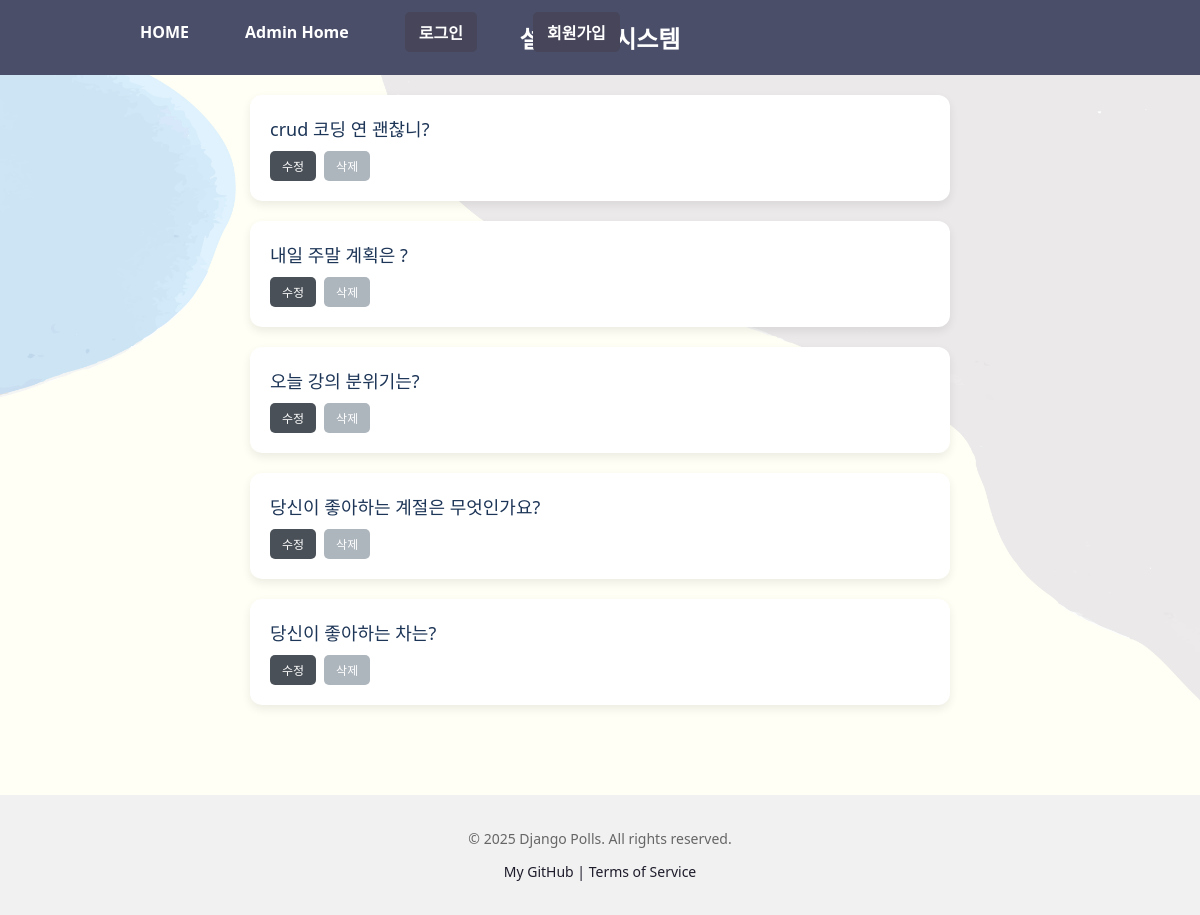
/polls/, run on an earlier commit of the app's database.
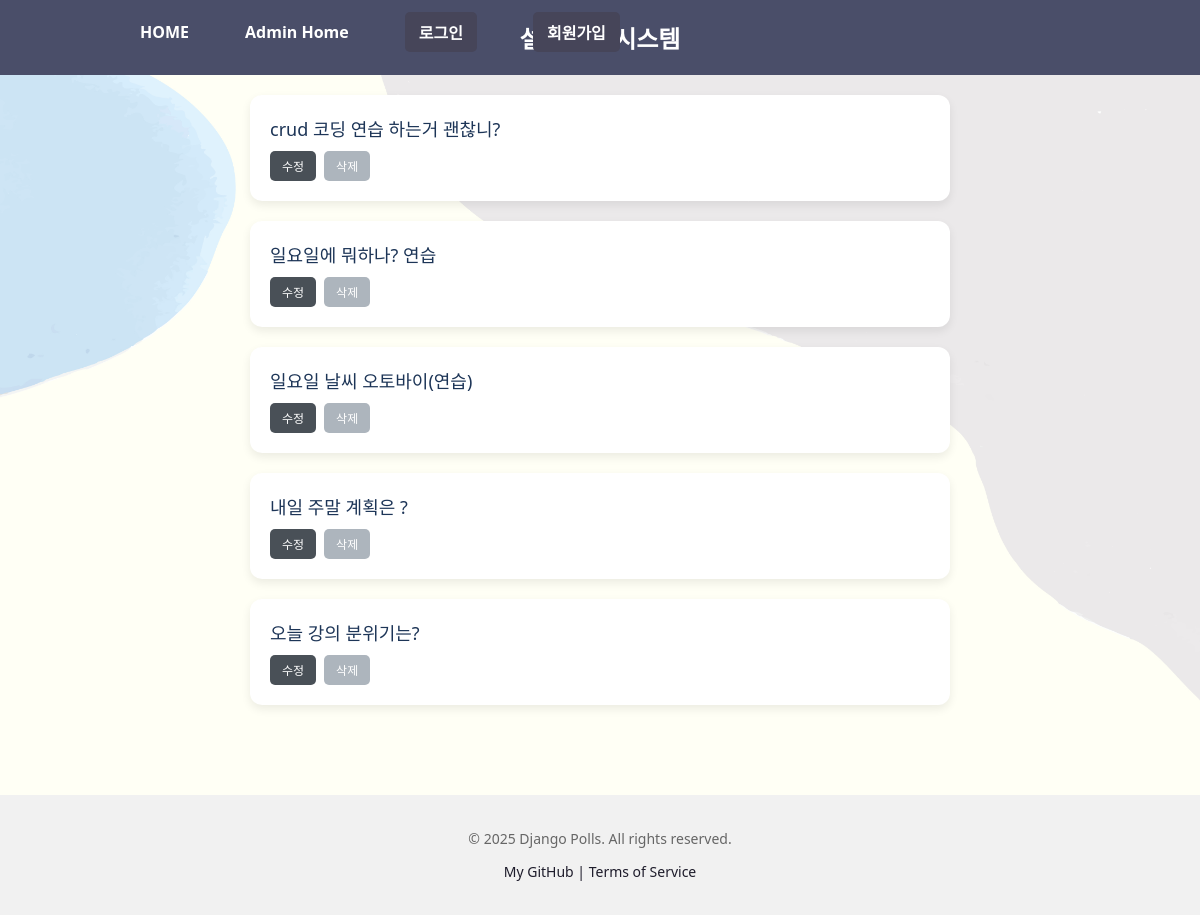
And on a later commit of the database.
### polls/models.py (models this page shows, shortened)
class Question(models.Model):
    question_text = models.CharField(max_length=200)
    pub_date = models.DateTimeField('date published')

### polls/views.py (the view)
# urls.py: path("", views.IndexView.as_view(), name="index"),
class IndexView(generic.ListView):
    template_name = "polls/index.html"
    context_object_name = "latest_question_list"
    def get_queryset(self):
        return Question.objects.filter(
            pub_date__lte=timezone.now()   # 👈 핵심
        ).order_by("-pub_date")[:5]

### templates/polls/index.html (shortened to what this page needs)
{% extends "polls/base.html" %} {% load static %}
{% block content %}
{% if latest_question_list %}
<ul class="question-list">
 {% for question in latest_question_list %}
 <li class="question-item">
  <div class="question-text">
   <a href="{% url 'polls:detail' question.id %}">{{ question.question_text }}</a>
  </div>
  <div class="question-actions">
   <a href="{% url 'polls:question_update' question.id %}" class="button update">수정</a>
   <a href="{% url 'polls:question_delete' question.id %}" class="button delete">삭제</a>
  </div>
 </li>
 {% endfor %}
</ul>
{% else %}
<p>No polls are available.</p>
{% endif %} {% endblock %}

What changed in the data, as far as the page shows it:
no longer on this page (row unchanged): Question: question_text "당신이 좋아하는 계절은 무엇인가요?"
no longer on this page (row unchanged): Question: question_text "당신이 좋아하는 차는?"
changed Question: question_text "crud 코딩 연 괜찮니?" → "crud 코딩 연습 하는거 괜찮니?"
added Question: question_text "일요일에 뭐하나? 연습"
added Question: question_text "일요일 날씨 오토바이(연습)"
